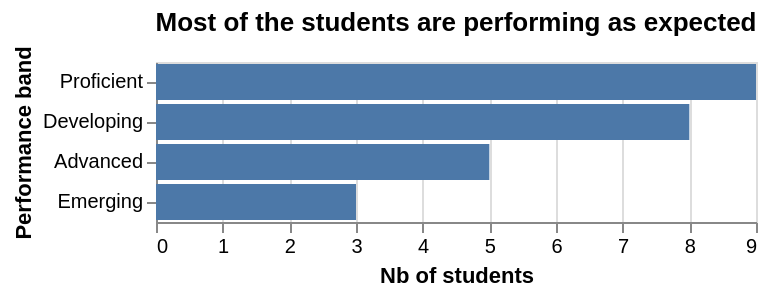

The notebook cell saved with this chart:
### Markdown cell above
Performance band distribution

### Code cell
chart = alt.Chart(overall_scores).mark_bar().encode(
    x=alt.X('count()', title='Nb of students'),
    y=alt.Y('performance_band', title='Performance band', sort='-x') 
).properties(
    title='Most of the students are performing as expected'
)
chart
